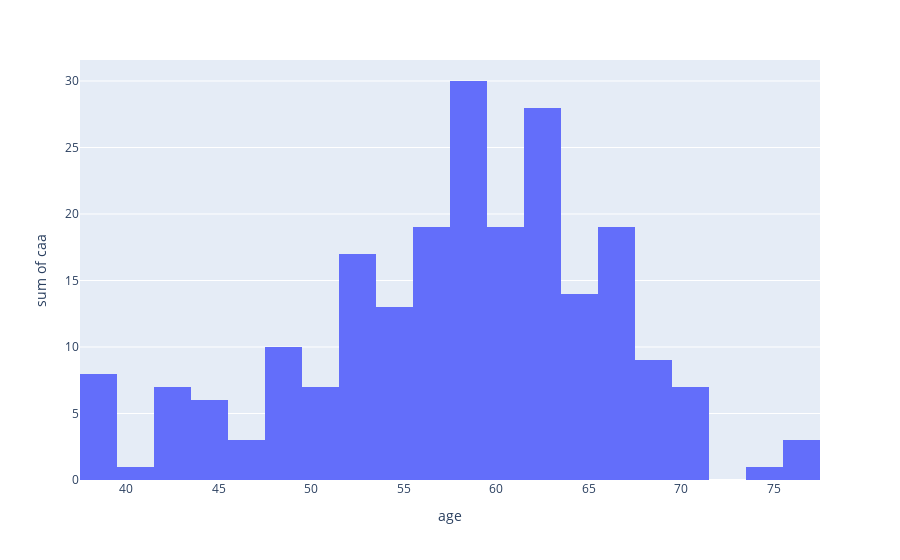

Notebook cell for this chart:
### Code cell
px.histogram(data,x='age',y='caa')

### Figure 1 — Plotly figure (JSON) as saved in the notebook; plotly's stock layout.template omitted (floating-point values rounded to 4 significant figures; data arrays with more than 128 entries replaced by an {"elided": "..."} marker saying what was removed)
{"data": [{"alignmentgroup": "True", "bingroup": "x", "histfunc": "sum", "hovertemplate": "age=%{x}<br>sum of caa=%{y}<extra></extra>", "legendgroup": "", "marker": {"color": "#636efa", "pattern": {"shape": ""}}, "name": "", "offsetgroup": "", "orientation": "v", "showlegend": false, "type": "histogram", "x": {"elided": "303 int values"}, "xaxis": "x", "y": {"elided": "303 int values"}, "yaxis": "y"}], "layout": {"barmode": "relative", "legend": {"tracegroupgap": 0}, "margin": {"t": 60}, "xaxis": {"anchor": "y", "domain": [0, 1], "title": {"text": "age"}}, "yaxis": {"anchor": "x", "domain": [0, 1], "title": {"text": "sum of caa"}}}}
